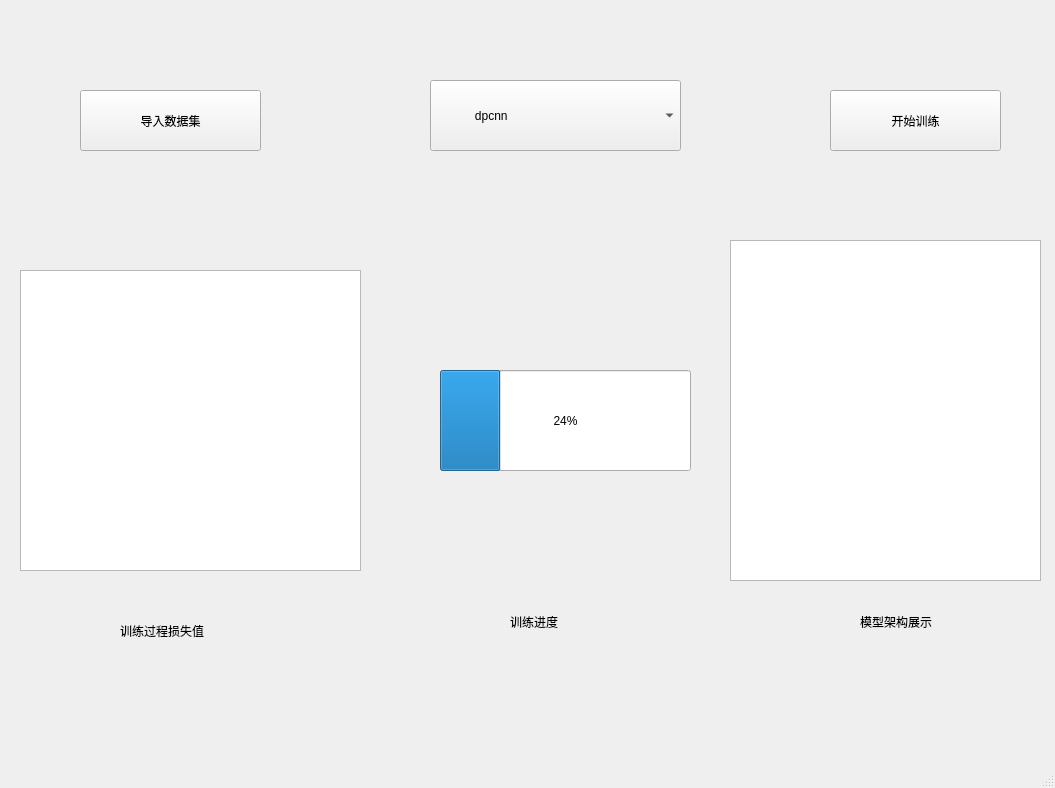
<?xml version="1.0" encoding="UTF-8"?>
<ui version="4.0">
 <class>MainWindow</class>
 <widget class="QMainWindow" name="MainWindow">
  <property name="geometry">
   <rect>
    <x>0</x>
    <y>0</y>
    <width>1055</width>
    <height>788</height>
   </rect>
  </property>
  <property name="windowTitle">
   <string>MainWindow</string>
  </property>
  <widget class="QWidget" name="centralwidget">
   <widget class="QLabel" name="label">
    <property name="geometry">
     <rect>
      <x>-10</x>
      <y>-10</y>
      <width>1091</width>
      <height>761</height>
     </rect>
    </property>
    <property name="text">
     <string/>
    </property>
    <property name="pixmap">
     <pixmap>image/background.jpg</pixmap>
    </property>
   </widget>
   <widget class="QComboBox" name="comboBox">
    <property name="geometry">
     <rect>
      <x>430</x>
      <y>80</y>
      <width>251</width>
      <height>71</height>
     </rect>
    </property>
    <property name="styleSheet">
     <string notr="true">font: 18pt &quot;微软雅黑&quot;;</string>
    </property>
    <property name="iconSize">
     <size>
      <width>64</width>
      <height>64</height>
     </size>
    </property>
    <item>
     <property name="text">
      <string>            dpcnn</string>
     </property>
    </item>
    <item>
     <property name="text">
      <string>            dpgcn</string>
     </property>
    </item>
    <item>
     <property name="text">
      <string>            dpgan</string>
     </property>
    </item>
   </widget>
   <widget class="QPushButton" name="pushButton">
    <property name="geometry">
     <rect>
      <x>80</x>
      <y>90</y>
      <width>181</width>
      <height>61</height>
     </rect>
    </property>
    <property name="styleSheet">
     <string notr="true">font: 18pt &quot;微软雅黑&quot;;</string>
    </property>
    <property name="text">
     <string>导入数据集</string>
    </property>
   </widget>
   <widget class="QPushButton" name="pushButton_2">
    <property name="geometry">
     <rect>
      <x>830</x>
      <y>90</y>
      <width>171</width>
      <height>61</height>
     </rect>
    </property>
    <property name="styleSheet">
     <string notr="true">font: 18pt &quot;微软雅黑&quot;;</string>
    </property>
    <property name="text">
     <string>开始训练</string>
    </property>
   </widget>
   <widget class="QTextBrowser" name="textBrowser">
    <property name="geometry">
     <rect>
      <x>20</x>
      <y>270</y>
      <width>341</width>
      <height>301</height>
     </rect>
    </property>
   </widget>
   <widget class="QLabel" name="label_2">
    <property name="geometry">
     <rect>
      <x>120</x>
      <y>620</y>
      <width>121</width>
      <height>21</height>
     </rect>
    </property>
    <property name="styleSheet">
     <string notr="true">font: 12pt &quot;微软雅黑&quot;;</string>
    </property>
    <property name="text">
     <string>训练过程损失值</string>
    </property>
   </widget>
   <widget class="QProgressBar" name="progressBar">
    <property name="geometry">
     <rect>
      <x>440</x>
      <y>370</y>
      <width>251</width>
      <height>101</height>
     </rect>
    </property>
    <property name="value">
     <number>24</number>
    </property>
   </widget>
   <widget class="QLabel" name="label_3">
    <property name="geometry">
     <rect>
      <x>510</x>
      <y>610</y>
      <width>108</width>
      <height>24</height>
     </rect>
    </property>
    <property name="styleSheet">
     <string notr="true">font: 12pt &quot;微软雅黑&quot;;</string>
    </property>
    <property name="text">
     <string>训练进度</string>
    </property>
   </widget>
   <widget class="QTextBrowser" name="textBrowser_2">
    <property name="geometry">
     <rect>
      <x>730</x>
      <y>240</y>
      <width>311</width>
      <height>341</height>
     </rect>
    </property>
   </widget>
   <widget class="QLabel" name="label_4">
    <property name="geometry">
     <rect>
      <x>860</x>
      <y>610</y>
      <width>108</width>
      <height>24</height>
     </rect>
    </property>
    <property name="styleSheet">
     <string notr="true">font: 12pt &quot;微软雅黑&quot;;</string>
    </property>
    <property name="text">
     <string>模型架构展示</string>
    </property>
   </widget>
  </widget>
  <widget class="QStatusBar" name="statusbar"/>
 </widget>
 <resources/>
 <connections/>
</ui>
